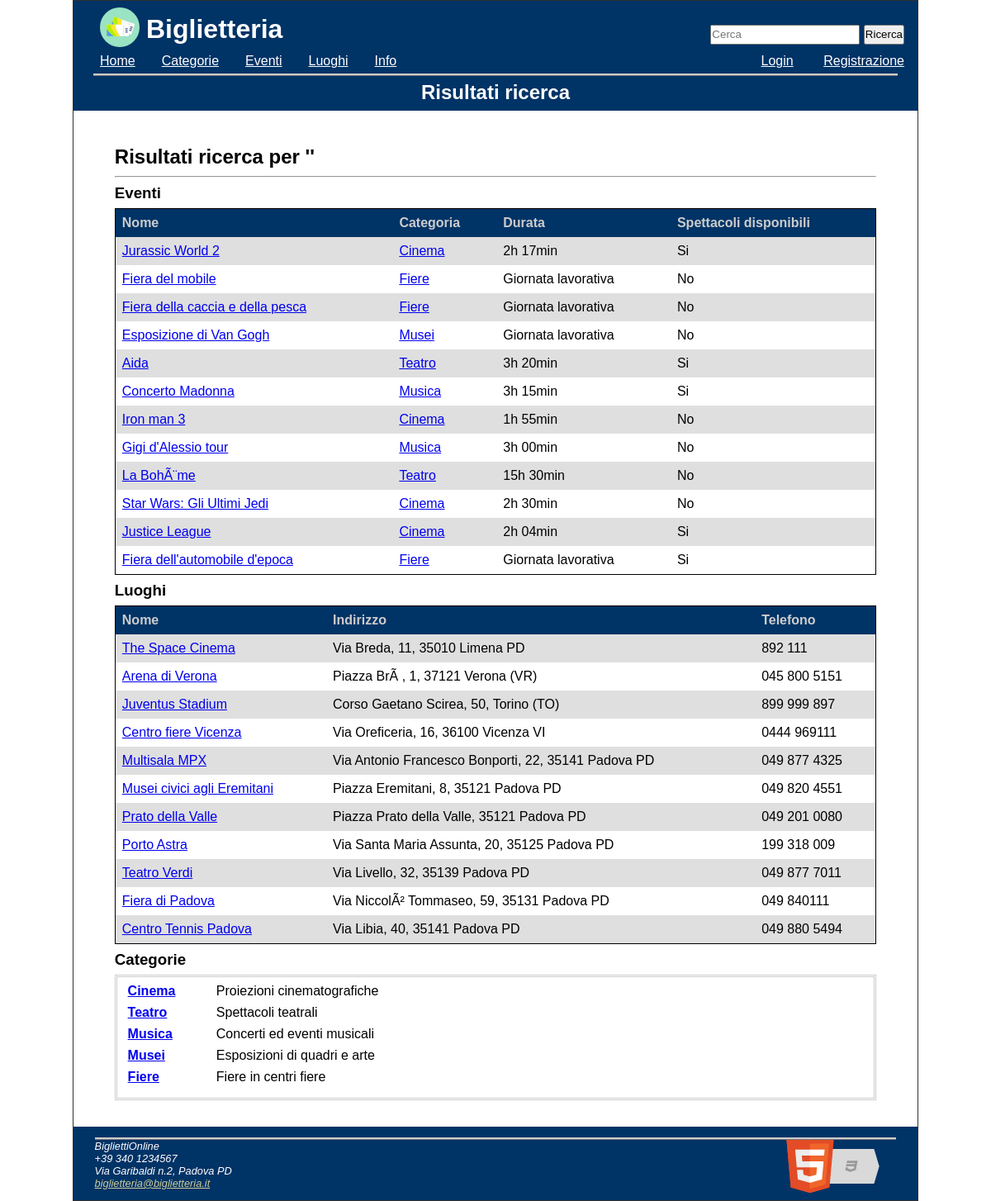
Screenshot of /php/cerca.php with the database file from the repository.
### tables this page shows
CREATE TABLE `eventi` (
  `id` int(11) NOT NULL,
  `categoria_id` int(11) NOT NULL,
  `nome` char(50) NOT NULL DEFAULT '0',
  `descrizione` longtext,
  `durata` time DEFAULT '00:00:00'
);

CREATE TABLE `categorie` (
  `id` int(11) NOT NULL,
  `nome` char(50) NOT NULL DEFAULT '0',
  `descrizione` longtext,
  `immagine` longblob
);

CREATE TABLE `luoghi` (
  `id` int(11) NOT NULL,
  `nome` char(50) NOT NULL,
  `indirizzo` longtext,
  `telefono` char(40) DEFAULT NULL
);

### php/php/config.php (called while the page is built, shortened)
<?php
$conn = null;
function query($sql)
{
    global $conn;
    $res = mysqli_query($conn, $sql);
    return $res;
}
function select($sql)
{
    $res = query($sql);
    $table = array();
    while ($row = mysqli_fetch_assoc($res)) {
        $table[] = $row;
    }
    return $table;
}
function get_nome_categoria($id)
{
    $cat = select("SELECT nome FROM categorie WHERE id=$id");
    return $cat[0]['nome'];
}
function evento_has_spettacoli($eventoid)
{
    $spettacoli = select("SELECT * FROM eventi JOIN spettacoli ON eventi.id=spettacoli.evento_id WHERE eventi.id=$eventoid");
    if ($spettacoli == null) {
        return false;
    } else {
        return true;
    }
}
function is_logged()
{
    if (isset($_SESSION['user_id'])) {
        return true;
    } else {
        return false;
    }
}
function format_durata($durata)
{
    if ($durata == null || $durata == "00:00:00") {
        return "Giornata lavorativa";
    } else {
        $ret = substr($durata, 0, 5);
        $ret = str_replace(':', 'h ', $ret);
        if (substr($ret, 0, 1) == '0') {
            $ret = substr($ret, 1, 5);
        }
        $ret = $ret . "min";
        return $ret;
    }
}

### php/cerca.php (the view, shortened to what this page needs)
<!DOCTYPE html>
<?php
  require_once('php/config.php');
  require_once('php/printTemplate.php');
?>
<html lang="it" >
<head>
  <?= printHead('Cerca'); ?>
</head>
<body>
  <header>
    <?= printHeader(); ?>
  </header>
  <nav id="nav" class="Off">
    <?= printNavBar(); ?>
  </nav>
  <div id="corpo" onclick="menuOff()">
  <div class="title"><h2>Risultati ricerca</h2></div>
            <div class="content">
  <div class="content">
  <?php $non_trovati_testo =array();
   ?>
  <h2>Risultati ricerca per '<?php echo $filtro ?>'</h2> <hr/>
    <?php
        $sql="  SELECT eventi.*,categorie.nome AS nome_categoria,categorie.id AS id_categoria
                FROM eventi JOIN categorie ON eventi.categoria_id=categorie.id
                WHERE eventi.nome LIKE '%$filtro%'
        ";
        $eventi=select($sql);
    ?>
    <?php if(sizeof($eventi) > 0): ?>
        <h3>Eventi</h3>
        <div class="tableResponsive"> <table aria-label="<?php echo "Lista degli eventi risultanti dalla ricerca di ".$filtro."\""?> " >
            <thead>
            <tr>
                <th scope="col">Nome</th>
                <th scope="col">Categoria</th>
                <th scope="col">Durata</th>
                <th scope="col">Spettacoli disponibili</th>
            </tr>
            </thead>
            <tbody>
            <?php
            foreach($eventi as $e){
                echo "<tr>";
                echo "<td scope=\"col\"><a title=\"Vai all'evento\" href='evento_scheda.php?evt_id=".$e['id']."'>".$e['nome'];
                echo "</a></td>";
                echo "<td><a title=\"Vai alla categoria\" href=categoria_scheda.php?cat_id=".$e['id_categoria'].">".get_nome_categoria($e['categoria_id']);
                echo "</a></td>";
                echo "<td>".format_durata($e['durata']);
                echo "</td>";
                echo "<td>";
                if(!evento_has_spettacoli($e['id'])) echo "No";
                else echo "Si";
                echo "</td>";
            }
            ?>
            </tbody>
        </table> </div>
    <?php else: ?>
            <?php array_push($non_trovati_testo,"eventi")?>
    <?php endif ?>
    <?php
        $sql="  SELECT *
                FROM luoghi
                WHERE luoghi.nome LIKE '%$filtro%' OR luoghi.indirizzo LIKE '%$filtro%'
        ";
        $luoghi=select($sql);
    ?>
    <?php if(sizeof($luoghi) > 0): ?>
    <h3>Luoghi</h3>
    <div class="tableResponsive"> <table aria-label=" <?php echo "Lista dei luoghi risultanti dalla ricerca di ".$filtro."\""?> ">
        <thead>
        <tr>
            <th scope="col">Nome</th>
            <th scope="col">Indirizzo</th>
            <th scope="col">Telefono</th>
        </thead>
        <tbody>
        <?php
        foreach($luoghi as $l){
            echo "<tr>";
            echo "<td><a title=\"Vai al luogo\" href='luogo_scheda.php?luogo_id=".$l['id']."'>".$l['nome'];
            echo "</a></td>";
            echo "<td>".$l['indirizzo'];
            echo "</a></td>";
            echo "<td>".$l['telefono'];
            echo "</td>";
        }
        ?>
        </tbody>
    </table> </div>
    <?php else: ?>
            <?php array_push($non_trovati_testo,"luoghi")?>
    <?php endif ?>
    <?php
        $sql="  SELECT *
                FROM categorie
                WHERE categorie.nome LIKE '%$filtro%'
        ";
        $categorie=select($sql);
    ?>
    <?php if(sizeof($categorie) > 0): ?>
    <h3>Categorie</h3>
    <div class="borderDl">
    <dl>
        <?php
        foreach($categorie as $c){
          echo "<dt><a title=\"Vai alla categoria\"  href=\"categoria_scheda.php?cat_id=".$c['id']."\">".$c['nome']."</a></dt> <dd>".$c['descrizione']."</dd>";
        }
        ?>
    </dl>
    </div>
    <?php else: ?>
            <?php array_push($non_trovati_testo,"categorie")?>
    <?php endif ?>
  </div>
  </div>
  <footer>
    <?= printFooter(); ?>
  </footer>
</body>
</html>

### php/css/screen.css (style rules this page uses)
* { padding: 0; margin: 0; }
header { background-color: #003366; color: #ffffff; width:100%; height: 4em; }
nav { background-color: #003366; color: #ffffff; width:100%; height: 1.5em; }
html, body { max-width: 1024px; margin: auto; font-family: Verdana,Arial,Helvetica,sans-serif; font-size:100%; }
body { border: 1px solid #303030; }
a:link { color: #0000EE; }
.tableResponsive { overflow-x: auto; }
table { width: 100%; background-color: #dfdfdf; border: solid 1px #000000; border-collapse: collapse; }
thead { background-color: #003366; color: #cccccc; text-align: left; }
tr:nth-child(even) { background-color: #eeeeee; }
tr:nth-child(even) { background-color: #ffffff; }
th, td { padding: 0.5em; }
td { vertical-align: bottom; }
.borderDl dl { border: 3px double #ccc; padding: 0.5em; }
.borderDl dt { float: left; clear: left; padding-left: 0.3em; font-weight: bold; }
.borderDl dd { margin: 0 0 0 7em; padding: 0 0 0.5em 0; }
.title { background-color: #003366; padding-bottom: 0.5em; }
.title h1, .title h2, .title h3 { color: #ffffff; padding-top: 6px; text-align: center; border-top: 3px ridge #CCCCCC; margin-left: 1em; margin-right: 1em; }
.content { width: 95%; margin: auto; display: block; padding-bottom: 1em; padding-top: 1em; }
.content h2, h3, h4, h5, h6 { margin-top: 0.4em; margin-bottom: 0.4em; }
#corpo { background-color: #ffffff; }
footer { background-color: #003366; color: #ffffff; font-size: 0.8em; padding: 1em; }

### php/css/mobile.css (style rules this page uses)
* { padding: 0; margin: 0; }
header { background-color: #003366; color: #ffffff; width:100%; position: fixed; top: 0; height: 4em; min-width: 375px; padding-bottom: 2em; }
nav { background-color: #003366; border : 0.1em solid; border-color: #000000; color: #ffffff; position: fixed; top: 3.5em; padding-bottom: 18em; width: 50%; margin-left: 50%; min-width: 14em; z-index: 10; }
.Off { display: none; }
html, body { max-width: 1024px; min-width: 375px; margin: auto; font-family: Verdana,Arial,Helvetica,sans-serif; font-size:100%; }
body { border: 1px solid #303030; padding-top: 3.9em; }
a:link { color: #0000EE; }
.tableResponsive { overflow-x: auto; }
table { width: 100%; background-color: #dfdfdf; border: solid 1px #000000; border-collapse: collapse; }
thead { background-color: #003366; color: #cccccc; text-align: left; }
tr:nth-child(even) { background-color: #dfdfdf; }
tr:nth-child(even) { background-color: #ffffff; }
th, td { padding: 0.5em; }
td { vertical-align: bottom; }
.borderDl dl { border: 3px double #ccc; padding: 0.5em; }
.borderDl dt { float: left; clear: left; padding-left: 0.3em; font-weight: bold; }
.borderDl dd { margin: 0 0 0 7em; padding: 0 0 0.5em 0; }
.title { background-color: #003366; padding-top: 0.1em; padding-bottom: 0.5em; margin-top: 2em; }
.title h1, .title h2, .title h3 { color: #ffffff; padding-top: 6px; text-align: center; border-top: 3px ridge #CCCCCC; margin-left: 1em; margin-right: 1em; }
.content { width: 95%; margin: auto; display: block; padding-bottom: 1em; padding-top: 1em; }
.content h2, h3, h4, h5, h6 { margin-top: 0.4em; margin-bottom: 0.4em; }
#corpo { background-color: #ffffff; }
footer { background-color: #003366; color: #ffffff; font-size: 0.8em; padding: 1em; }

### php/css/print.css (style rules this page uses)
* { background-color: transparent; color:#000000; }
header, nav, input { display: none }

### rows the page displays
eventi: nome "Jurassic World 2", categoria.nome "Cinema", durata "2h 17min", shows "Si"
eventi: nome "Fiera del mobile", categoria.nome "Fiere", durata "Giornata lavorativa", shows "No"
eventi: nome "Fiera della caccia e della pesca", categoria.nome "Fiere", durata "Giornata lavorativa", shows "No"
eventi: nome "Esposizione di Van Gogh", categoria.nome "Musei", durata "Giornata lavorativa", shows "No"
eventi: nome "Aida", categoria.nome "Teatro", durata "3h 20min", shows "Si"
eventi: nome "Concerto Madonna", categoria.nome "Musica", durata "3h 15min", shows "Si"
eventi: nome "Iron man 3", categoria.nome "Cinema", durata "1h 55min", shows "No"
eventi: nome "Gigi d'Alessio tour", categoria.nome "Musica", durata "3h 00min", shows "No"
eventi: nome "La BohÃ¨me", categoria.nome "Teatro", durata "15h 30min", shows "No"
eventi: nome "Star Wars: Gli Ultimi Jedi", categoria.nome "Cinema", durata "2h 30min", shows "No"
eventi: nome "Justice League", categoria.nome "Cinema", durata "2h 04min", shows "Si"
eventi: nome "Fiera dell'automobile d'epoca", categoria.nome "Fiere", durata "Giornata lavorativa", shows "Si"
luoghi: nome "The Space Cinema", indirizzo "Via Breda, 11, 35010 Limena PD", telefono "892 111"
luoghi: nome "Arena di Verona", indirizzo "Piazza BrÃ , 1, 37121 Verona (VR)", telefono "045 800 5151"
luoghi: nome "Juventus Stadium", indirizzo "Corso Gaetano Scirea, 50, Torino (TO)", telefono "899 999 897"
luoghi: nome "Centro fiere Vicenza", indirizzo "Via Oreficeria, 16, 36100 Vicenza VI", telefono "0444 969111"
luoghi: nome "Multisala MPX", indirizzo "Via Antonio Francesco Bonporti, 22, 35141 Padova PD", telefono "049 877 4325"
luoghi: nome "Musei civici agli Eremitani", indirizzo "Piazza Eremitani, 8, 35121 Padova PD", telefono "049 820 4551"
luoghi: nome "Prato della Valle", indirizzo "Piazza Prato della Valle, 35121 Padova PD", telefono "049 201 0080"
luoghi: nome "Porto Astra", indirizzo "Via Santa Maria Assunta, 20, 35125 Padova PD", telefono "199 318 009"
luoghi: nome "Teatro Verdi", indirizzo "Via Livello, 32, 35139 Padova PD", telefono "049 877 7011"
luoghi: nome "Fiera di Padova", indirizzo "Via NiccolÃ² Tommaseo, 59, 35131 Padova PD", telefono "049 840111"
luoghi: nome "Centro Tennis Padova", indirizzo "Via Libia, 40, 35141 Padova PD", telefono "049 880 5494"
categorie: nome "Cinema", descrizione "Proiezioni cinematografiche"
categorie: nome "Teatro", descrizione "Spettacoli teatrali"
categorie: nome "Musica", descrizione "Concerti ed eventi musicali"
categorie: nome "Musei", descrizione "Esposizioni di quadri e arte"
categorie: nome "Fiere", descrizione "Fiere in centri fiere"
